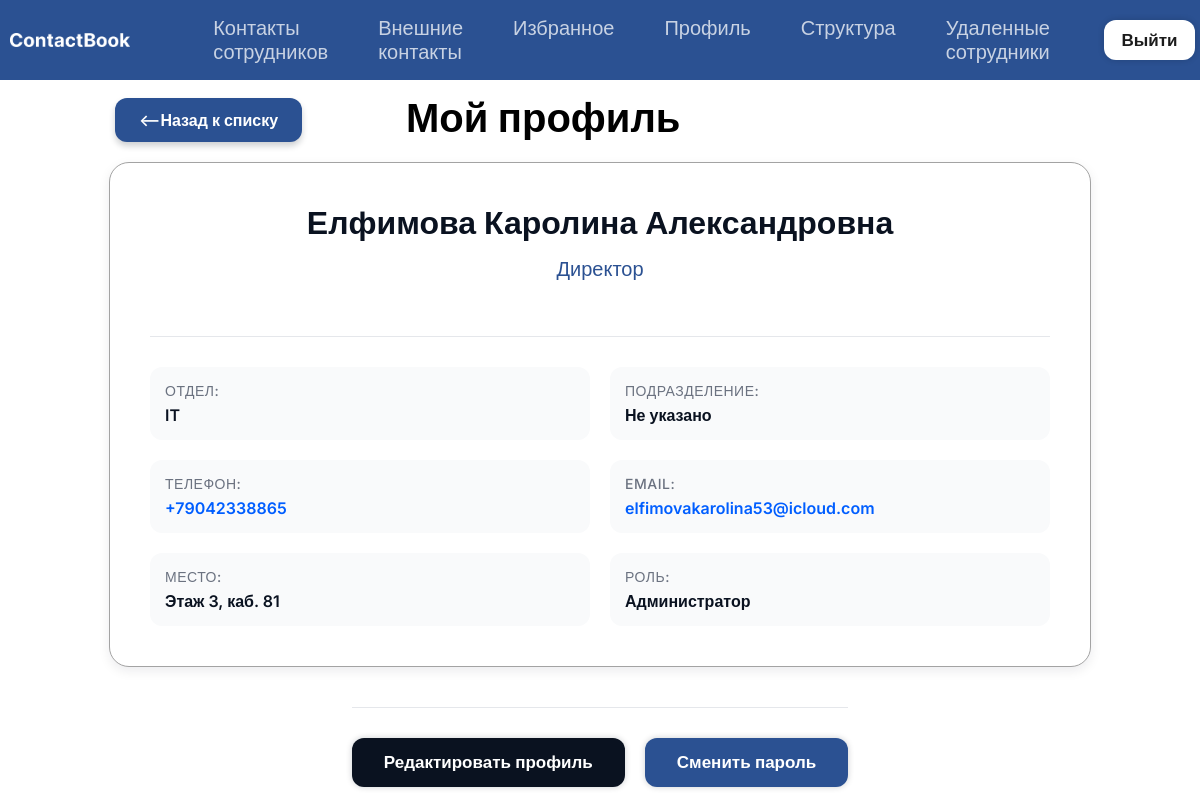
/profile/ (signed in), run on the app's committed database.
### ContactBook/models.py (models this page shows, shortened)
class Employee(models.Model):
    last_name = models.CharField(max_length=50, verbose_name='Фамилия')
    first_name = models.CharField(max_length=50, verbose_name='Имя')
    middle_name = models.CharField(max_length=50, blank=True, null=True, verbose_name='Отчество')
    department = models.ForeignKey(Department, on_delete=models.PROTECT, verbose_name='Отдел')
    subdivision = models.ForeignKey(Subdivision, on_delete=models.SET_NULL, blank=True, null=True, verbose_name='Подразделение')
    position = models.CharField(max_length=100, verbose_name='Должность')
    phone = models.CharField(max_length=20, unique=True, verbose_name='Телефон')
    floor = models.CharField(max_length=50, verbose_name='Этаж')
    cabinet = models.CharField(max_length=50, blank=True, null=True, verbose_name='Кабинет')
    role = models.CharField(
        max_length=20,
        choices=[('user', 'Пользователь'), ('admin', 'Администратор')],
        default='user',
        verbose_name='Роль'
    )
    user_account = models.OneToOneField(User, on_delete=models.CASCADE, null=True, blank=True, related_name='employee_profile', verbose_name='Аккаунт входа')
    is_deleted = models.BooleanField(default=False, verbose_name='Удалён')
    deleted_at = models.DateTimeField(null=True, blank=True, verbose_name='Дата удаления')
    objects = EmployeeManager()  # По умолчанию показывает только активные
    all_objects = models.Manager()  # Показывает всех, включая удалённых
    class Meta:
        verbose_name_plural = 'Сотрудники'

class Department(models.Model):
    name = models.CharField(max_length=100, unique=True, verbose_name='Название отдела')
    class Meta:
        verbose_name_plural = 'Отделы'

### ContactBook/views.py (the view)
# urls.py: path('profile/', views.my_profile, name='my_profile'),
@login_required
def my_profile(request):
    employee = request.user.employee_profile
    context = {
        'employee': employee,
        'user_email': request.user.email
    }
    if employee.role == 'admin':
        context['departments'] = Department.objects.all()
        context['subdivisions'] = Subdivision.objects.all()
    return render(request, 'contactbook/my_profile.html', context)

### ContactBook/templates/contactbook/my_profile.html (shortened to what this page needs)
{% extends "base.html" %}
{% block content %}
<div class="profile-container">
    <div class="employee-header">
        <div class="nazad">
            <a href="{% url 'contactbook:employee_list' %}" class="btn back-link"><--Назад к списку</a>
        </div>
        <h1>Мой профиль</h1>
    </div>
    <div class="profile-card">
        <div class="profile-info">
            <h2>{{ employee.last_name }} {{ employee.first_name }} {{ employee.middle_name|default:"" }}</h2>
            <p class="profile-position">{{ employee.position }}</p>
        </div>
        <div class="profile-details">
            <div class="detail-item">
                <span class="detail-label">ОТДЕЛ:</span>
                <span class="detail-value">{{ employee.department.name }}</span>
            </div>
            <div class="detail-item">
                <span class="detail-label">ПОДРАЗДЕЛЕНИЕ:</span>
                <span class="detail-value">{{ employee.subdivision.name|default:"Не указано" }}</span>
            </div>
            <div class="detail-item">
                <span class="detail-label">ТЕЛЕФОН:</span>
                <span class="detail-value">
                    <a href="#" onclick="navigator.clipboard.writeText(this.innerText); alert('Скопировано'); return false;" class="copy-data">{{ employee.phone }}</a>
                </span>
            </div>
            <div class="detail-item">
                <span class="detail-label">EMAIL:</span>
                <span class="detail-value">
                    <a href="#" onclick="navigator.clipboard.writeText(this.innerText); alert('Скопировано'); return false;" class="copy-data">{{ user_email }}</a>
                </span>
            </div>
            <div class="detail-item">
                <span class="detail-label">МЕСТО:</span>
                <span class="detail-value">
                    Этаж {{ employee.floor }}{% if employee.cabinet %}, каб. {{ employee.cabinet }}{% endif %}
                </span>
            </div>
            <div class="detail-item">
                <span class="detail-label">РОЛЬ:</span>
                <span class="detail-value">{{ employee.get_role_display }}</span>
            </div>
        </div>
    </div>
    <div class="profile-actions">
        <button type="button" class="btn btn-primary" onclick="openEditModal()">Редактировать профиль</button>
        {% if employee.user_account == request.user %}
            <button type="button" class="btn btn-secondary" onclick="openPasswordModal()">Сменить пароль</button>
        {% endif %}
    </div>
</div>
{% endblock %}

### ContactBook/static/css/style.css (style rules this page uses)
html,body { width: 100%; height: 100%; background-color: #ffffff; font-family: "Inter", sans-serif; padding: 0; margin: 0; }
.profile-container { width: 100%; height: 100%; display: flex; flex-direction: column; justify-content: center; align-items: center; gap: 20px; }
.employee-header { width: 100%; max-width: 970px; display: flex; justify-content: center; align-items: end; }
.employee-header > h1 { width: 70%; font-size: 40px; margin:0; }
.nazad { width: 30%; display: flex; justify-content: left; align-items: start; }
.profile-card { width: 100%; max-width: 900px; background: #ffffff; border: 1.5px solid #a3a3a3; border-radius: 20px; padding: 40px; box-shadow: 0 4px 12px rgba(10, 18, 32, 0.08); display: flex; flex-direction: column; gap: 30px; margin-top: 0; }
.profile-info { text-align: center; display: flex; flex-direction: column; gap: 10px; }
.profile-info > h2 { font-size: 32px; color: #0a1220; margin: 0; font-weight: 600; }
.profile-position { font-size: 20px; color: #2b5192; font-weight: 500; margin: 5px 0; }
.profile-details { display: grid; grid-template-columns: repeat(2, 1fr); gap: 20px; margin-top: 20px; padding-top: 30px; border-top: 1px solid #e5e7eb; }
.detail-item { display: flex; flex-direction: column; gap: 6px; padding: 15px; background: #f9fafb; border-radius: 12px; }
.detail-label { font-size: 14px; color: #6b7280; font-weight: 500; text-transform: uppercase; letter-spacing: 0.5px; }
.detail-value { font-size: 16px; color: #0a1220; font-weight: 600; }
.profile-actions { display: flex; gap: 20px; justify-content: center; flex-wrap: wrap; margin-top: 20px; padding-top: 30px; border-top: 1px solid #e5e7eb; }
.btn { padding: 14px 32px; border-radius: 12px; font-size: 17px; font-weight: 600; text-decoration: none; display: flex; align-items: center; gap: 10px; border: none; cursor: pointer; font-family: "Inter", sans-serif; }
.btn-primary { background-color: #0a1220; color: white; box-shadow: 0 0px 6px rgba(10, 18, 32, 0.2); transition: all 0.2s ease; }
.btn-secondary { background-color: #2b5192; color: #ffffff; transition: all 0.2s ease; box-shadow: 0 0px 6px rgba(10, 18, 32, 0.2); }
.back-link { align-self: flex-start; background-color: #2b5192; color: white; padding: 12px 24px; border-radius: 12px; text-decoration: none; font-weight: 600; font-size: 16px; box-shadow: 0 0px 6px rgba(18, 52, 112, 0.2); display: flex; align-items: center; transition: all 0.2s ease; box-shadow: 0 4px 6px rgba(10, 18, 32, 0.2); }
.copy-data { color: #005eff; text-decoration: none; }

### data on the page
Employee: last_name "Елфимова", first_name "Каролина", middle_name "Александровна", position "Директор", department.name "IT", subdivision.name "Не указано", phone "+79042338865", floor "3", cabinet "81", role "Администратор"

### other printed values
{{ user_email }} "elfimovakarolina53@icloud.com"
